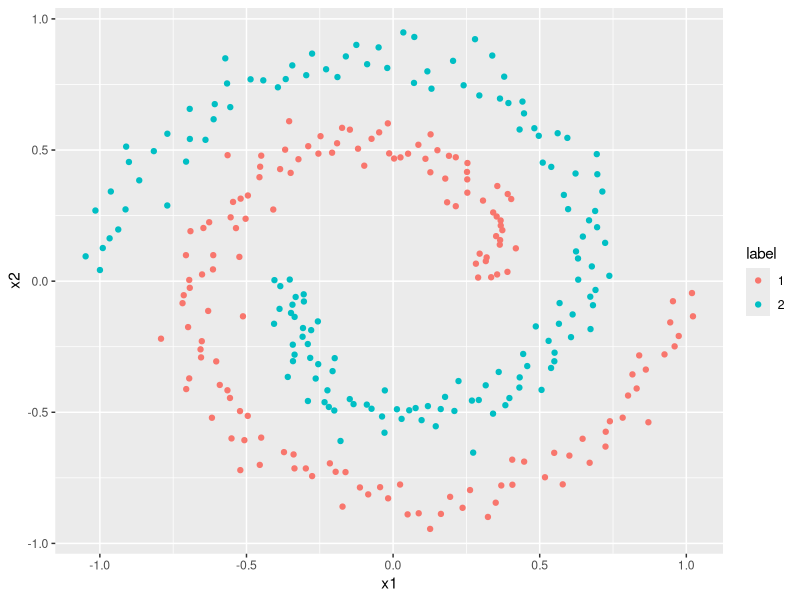
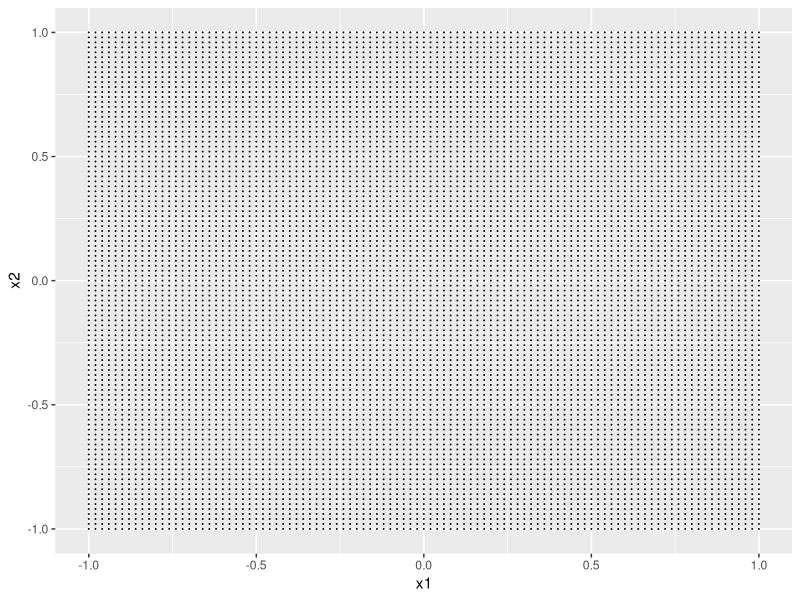
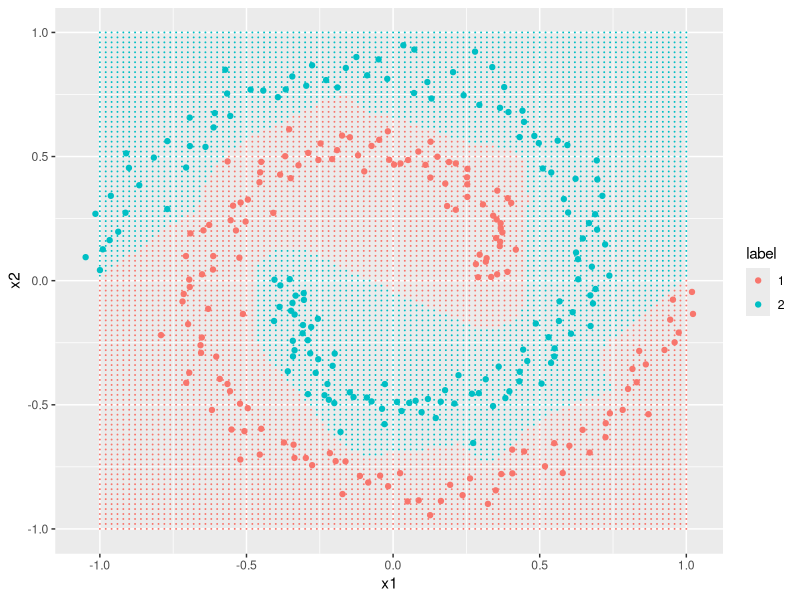
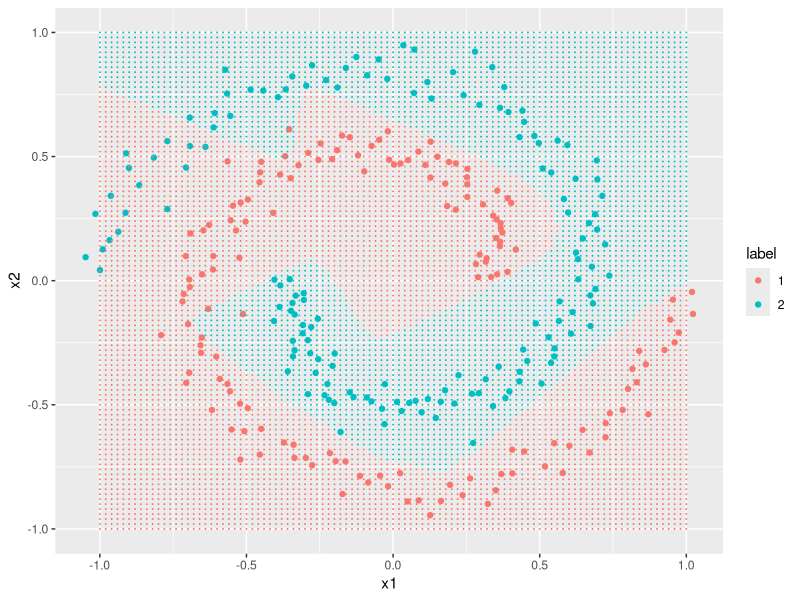
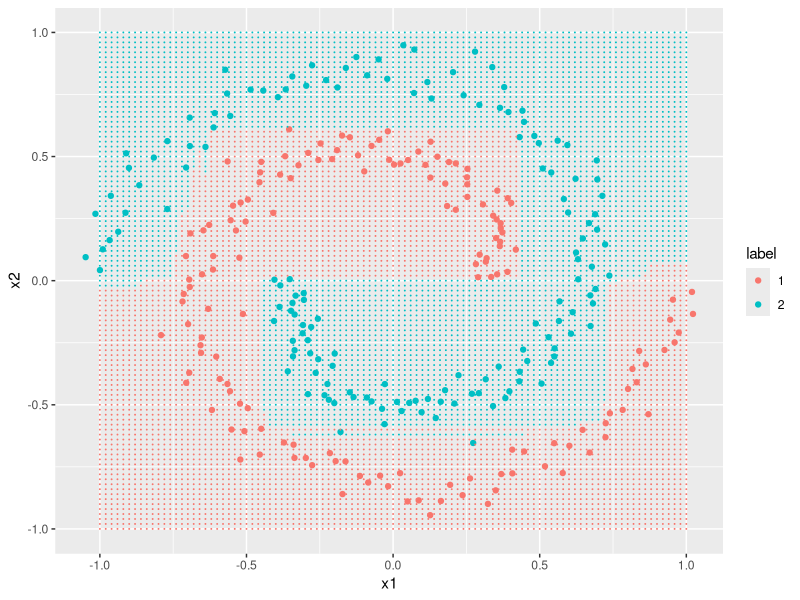

The R script that drew these images, in order: (Note: this script raises an error after producing the figures.)
library(ggplot2)
library(mlbench)
library(caret)
library(nnet)

rm(list=ls())
set.seed(666)
spiral <- mlbench.spirals(300, 1, sd = 0.06)
spiral <- cbind(spiral$x, label = spiral$classes)
colnames(spiral)[c(1, 2)] <- c("x1", "x2")
spiral <- as.data.frame(spiral)
spiral$label <- factor(spiral$label)
target <- class.ind(spiral$label)


ggplot(spiral) + aes(x = x1, y = x2, col = label) + geom_point()

x <- seq(-1, 1, 0.02)
y <- rep(x, each = length(x))
grid <- data.frame(x1 = rep(x, length(x)), x2 = y)
ggplot(grid) + aes(x = x1, y = x2) + geom_point(size = .01)


# Entrenamos red usando nnet ----------------------------------------------

model.nn <- nnet(
  # label~.,data=spiral,
  x = spiral[, c("x1", "x2")],
  y = target,
  size = 50,
  #entropy = FALSE,
  softmax = TRUE,
  decay = 0,
  maxit = 200,
  trace = TRUE
)


pred <- predict(model.nn, newdata = grid, type = "class")



ggplot() + geom_point(data = spiral, aes(x = x1, y = x2, col = label)) +
  geom_point(data = grid, aes(x = x1, y = x2, col = pred), size = 0.01)


# Tuneamos usando caret ---------------------------------------------------

mf<-getModelInfo()
names(mf)

mf$nnet$parameters
mf$AdaBoost.M1$parameters

tc <- trainControl(method = "boot", number = 200)
nnet.tuned <- train(
  x = spiral[, c("x1", "x2")],
  y = spiral$label,
  method = "nnet",
  trainControl = tc
)

pred2 <- predict(nnet.tuned$finalModel, newdata = grid, type = "class")
ggplot() + geom_point(data = spiral, aes(x = x1, y = x2, col = label)) +
  geom_point(data = grid, aes(x = x1, y = x2, col = pred2), size = 0.01)



# Y si comparamos las fronteras de decición con un Random Forest ----------
tc <- trainControl(method = "boot", number = 100)
rf.tuned <- train(
  x = spiral[, c("x1", "x2")],
  y = spiral$label,
  method = "rf",
  trainControl = tc
)
pred3 <- predict(rf.tuned$finalModel, newdata = grid, type = "class")
ggplot() + geom_point(data = spiral, aes(x = x1, y = x2, col = label)) +
  geom_point(data = grid, aes(x = x1, y = x2, col = pred3), size = 0.01)



# Y si comparamos las fronteras de decición con logística ----------
tc <- trainControl(method = "boot", number = 100)
glm.tuned <- train(
  x = spiral[, c("x1", "x2")],
  y = spiral$label,
  method = "regLogistic",
  trainControl = tc
)
pred4 <- predict(glm.tuned$finalModel, newx = grid,proba = TRUE)$probabilities[,2]>=0.5
ggplot() + 
  geom_point(data = spiral, aes(x = x1, y = x2, col = label)) +
  geom_point(data = grid, aes(x = x1, y = x2, col = pred4), size = 0.01)


# Y si comparamos las fronteras de decición con svm ----------
tc <- trainControl(method = "boot", number = 100)
svm.tuned <- train(
  x = spiral[, c("x1", "x2")],
  y = spiral$label,
  method = "svmRadial",
  trainControl = tc
)
pred4 <- predict(svm.tuned, newdata = grid)
ggplot() + geom_point(data = spiral, aes(x = x1, y = x2, col = label)) +
  geom_point(data = grid, aes(x = x1, y = x2, col = pred4), size = 0.01)


# Replicar análisis pero con datos de titanic -----------------------------


